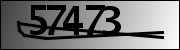
#> input picture Примеры капчи/3.png, 180 x 50 px, given in place of , which was not available
$ python source.py
#> lines starting #> are read from the running program, lines starting #| are printed output that depends on the picture; after the words box and inside, x2 and y2 are one past the last pixel; in counts of white or black regions, pixels touching at a corner belong together; pictures that were not available may be replaced by others from this repository, and a replacement may not be noted
import cv2
from urllib import request
import numpy as np
import os
from tensorflow.python.keras.models import model_from_json
from tensorflow.python.keras.preprocessing import image

def import_img (url, name_img):     #функция загрузки капчи
    f = open(name_img, 'wb')
    f.write(request.urlopen(url).read())
    f.close()
    return

def captcha_parsing(url):           #функция обработки и разбиения капчи на 5 изображений(по одной цифре)
#> called with url = ''
    import_img(url, "captcha.png")
    block_size = 71
    offset = 10

    #Убирается шум из капчи
    Igray = cv2.imread("captcha.png")
#> Igray is the input picture: shape (50, 180, 3); min 0, max 252, mean 117.8
    Igray = cv2.cvtColor(Igray, cv2.COLOR_RGB2GRAY)
#> Igray: shape (50, 180)
    Igray = cv2.adaptiveThreshold(Igray, 255, cv2.ADAPTIVE_THRESH_MEAN_C, cv2.THRESH_BINARY, block_size, offset)
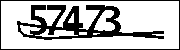
#> Igray: shape (50, 180); 73.8% white; 2 black regions, box (x1, y1, x2, y2) and area: (17, 5, 164, 40) 1902, (0, 0, 180, 50) 456
    kernel = np.ones((3, 3), np.uint8)
    Igray = cv2.dilate(Igray, kernel=kernel)
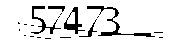
#> Igray: shape (50, 180); 90.6% white; 19 black regions (14 under 20 px), largest, box (x1, y1, x2, y2) and area: (87, 6, 155, 37) 301, (64, 7, 85, 34) 189, (31, 6, 61, 34) 182, (79, 19, 97, 37) 60, (48, 6, 65, 12) 56

    #Деление обработанной капчи  на цифры
    x = 28
    y = 5
    width = 19
    height = 30
    for i in range(5):
        img = Igray[y:y+height, x:x+width]
        img = cv2.resize(img, (28, 28))
        string = str(i) + ".jpg"
        cv2.imwrite(string, img)
        x += 19
#> this loop made 5 passes
#> pass 1, in captcha_parsing, `img = cv2.resize(img, (28, 28))`:
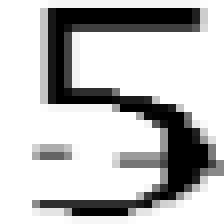
#> img: shape (28, 28) (shown 8 times larger); min 0, max 255, mean 192.8
#> pass 2, in captcha_parsing, `img = cv2.resize(img, (28, 28))`:
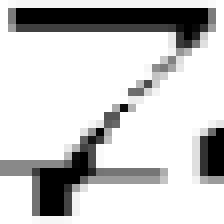
#> img: shape (28, 28) (shown 8 times larger); min 0, max 255, mean 202.3
#> pass 3, in captcha_parsing, `img = cv2.resize(img, (28, 28))`:
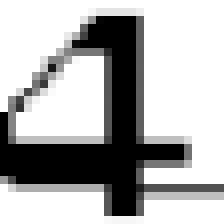
#> img: shape (28, 28) (shown 8 times larger); min 0, max 255, mean 177.3
#> after the loop, x = 123
    os.remove("captcha.png")        #Она уже не нужна, т.к. уже разбили и сохранили все цифры
    return

print("Введите ссылку изображения")     #Ввод ссылки не важен, главное сама ссылка
url = input()
captcha_parsing(url)
#Сейчас храниться 5 картинок с цифрами

# Загружаем данные об архитектуре сети из файла json
json_file = open("my_model.json", "r")
#> (reads Распознование капчи/my_model.json from the repository)
loaded_model_json = json_file.read()
json_file.close()
# Создаем модель на основе загруженных данных
#> (the run stopped early here; a loop or call above may not have finished)
